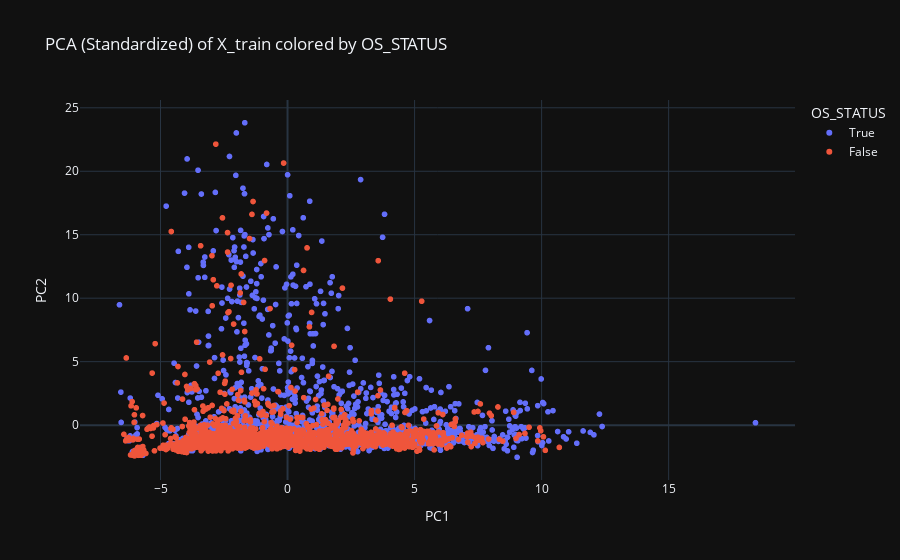

Source (notebook cell):
### Code cell
from sklearn.preprocessing import StandardScaler
from sklearn.decomposition import PCA
import plotly.express as px

# Standardize
scaler = StandardScaler()
X_std = scaler.fit_transform(X_train.select_dtypes(include='number'))

# PCA
pca = PCA(n_components=2)
X_pca = pca.fit_transform(X_std)

# DataFrame for plotting
df_pca = pd.DataFrame(X_pca, columns=['PC1', 'PC2'])
df_pca['OS_STATUS'] = df_train['OS_STATUS']

# Plot
fig = px.scatter(df_pca, x='PC1', y='PC2', color='OS_STATUS',
                 title='PCA (Standardized) of X_train colored by OS_STATUS')
fig.show()

### Figure 1 — Plotly figure (JSON) as saved in the notebook; plotly's stock layout.template omitted (floating-point values rounded to 4 significant figures; data arrays with more than 128 entries replaced by an {"elided": "..."} marker saying what was removed)
{"data": [{"hovertemplate": "OS_STATUS=True<br>PC1=%{x}<br>PC2=%{y}<extra></extra>", "legendgroup": "True", "marker": {"color": "#636efa", "symbol": "circle"}, "mode": "markers", "name": "True", "showlegend": true, "x": {"elided": "1600 float values"}, "xaxis": "x", "y": {"elided": "1600 float values"}, "yaxis": "y", "type": "scattergl"}, {"hovertemplate": "OS_STATUS=False<br>PC1=%{x}<br>PC2=%{y}<extra></extra>", "legendgroup": "False", "marker": {"color": "#EF553B", "symbol": "circle"}, "mode": "markers", "name": "False", "showlegend": true, "x": {"elided": "1573 float values"}, "xaxis": "x", "y": {"elided": "1573 float values"}, "yaxis": "y", "type": "scattergl"}], "layout": {"xaxis": {"anchor": "y", "domain": [0.0, 1.0], "title": {"text": "PC1"}}, "yaxis": {"anchor": "x", "domain": [0.0, 1.0], "title": {"text": "PC2"}}, "legend": {"title": {"text": "OS_STATUS"}, "tracegroupgap": 0}, "title": {"text": "PCA (Standardized) of X_train colored by OS_STATUS"}}}
